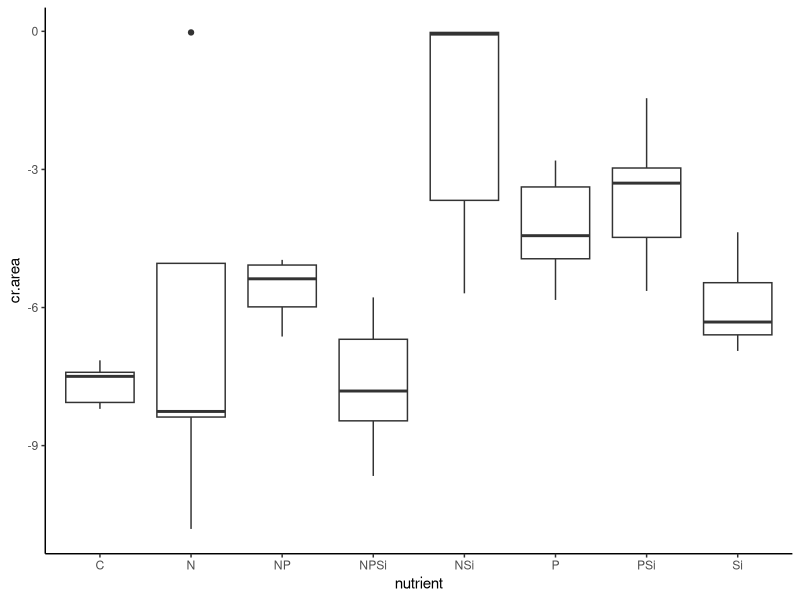
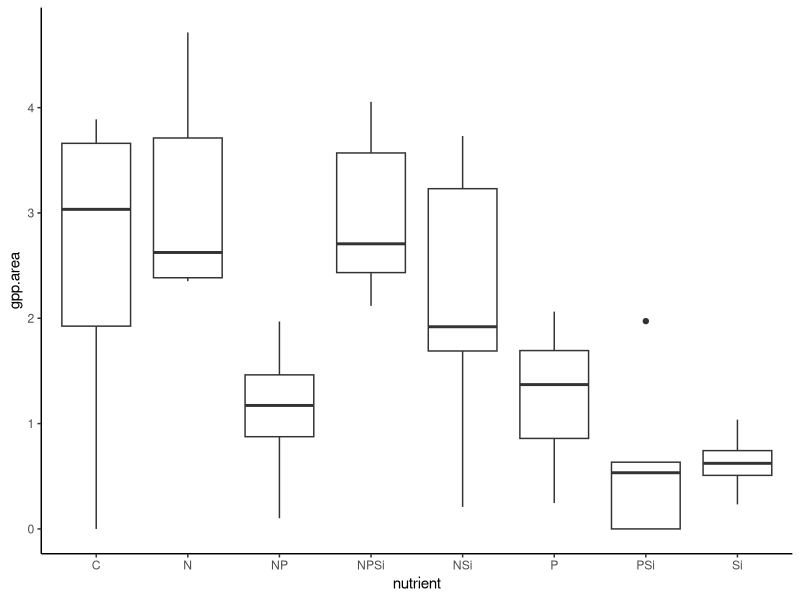
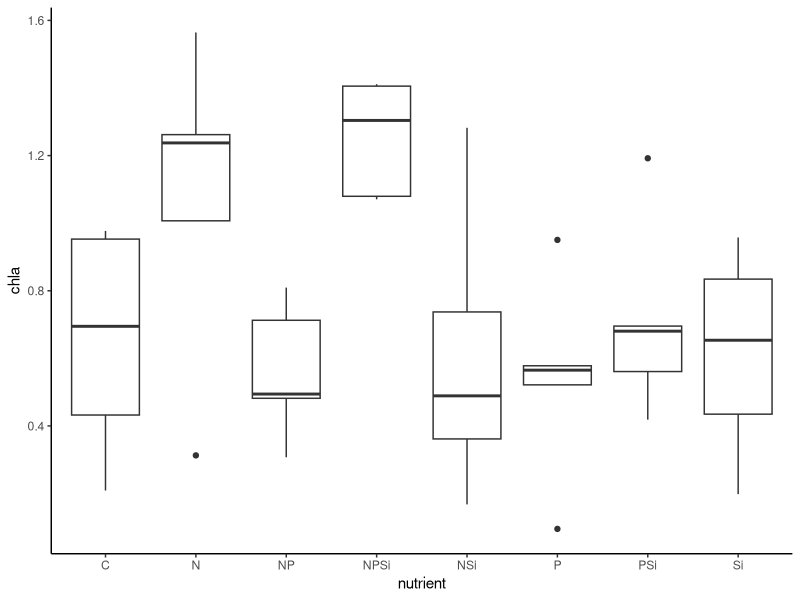
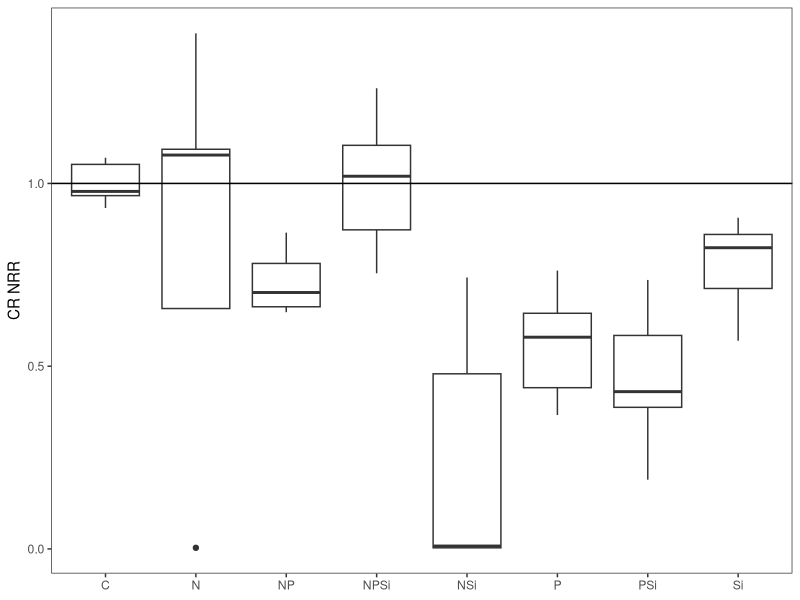
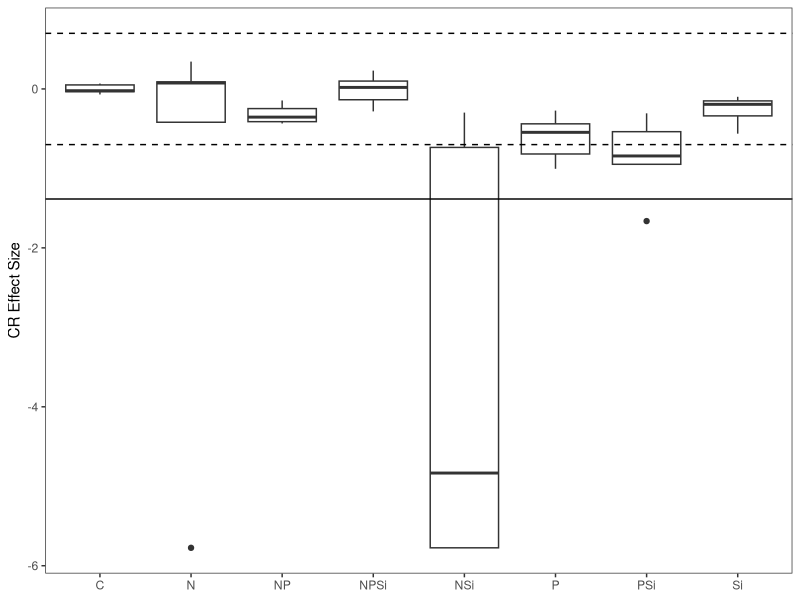
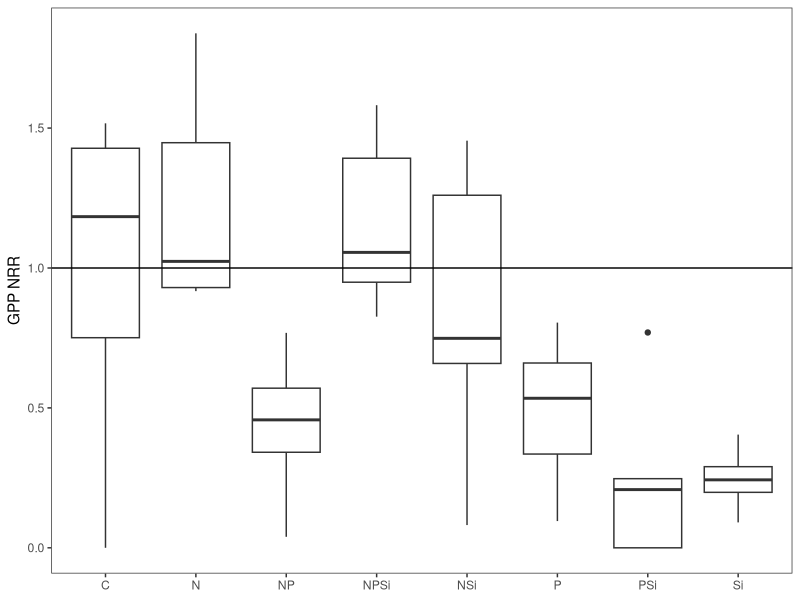
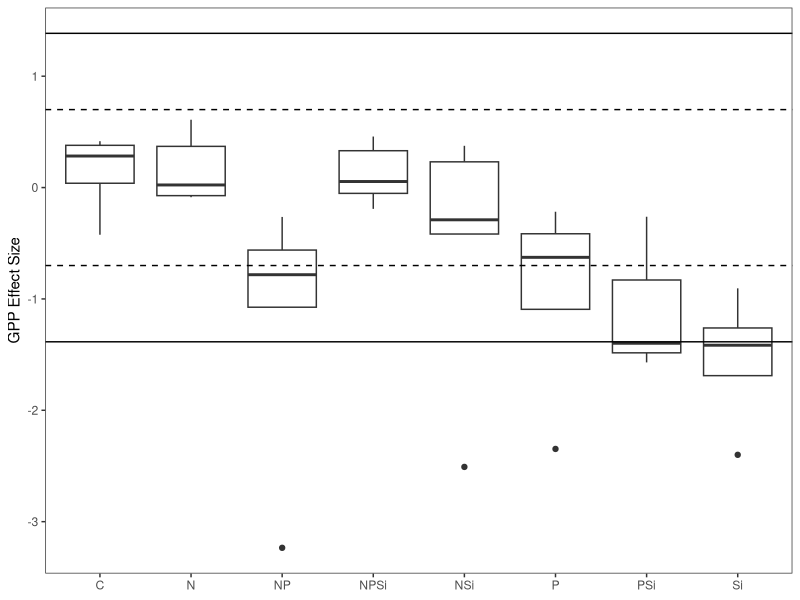
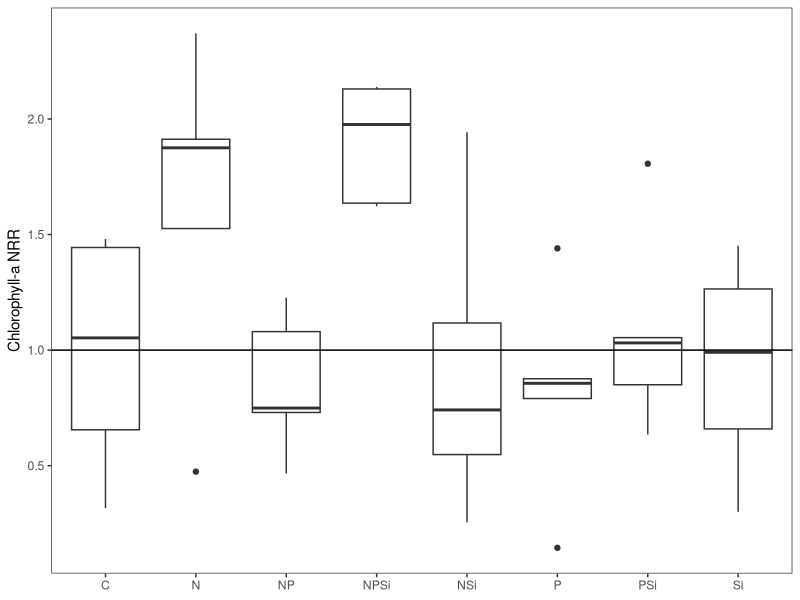

Source code (R) for these figures, in order: (Note: this script raises an error after producing the figures.)
#Author:  Clay Arango
#Creation date: 10-Feb-19
#Script to analyze NDS data from Summer 2018 WSB work with S. Roley and A. Alexiades

#packages
library(nlme)
library(nortest)
library(plyr)
library(dplyr)
library(multcomp)
library(MASS)
library(ggplot2)

#Load data
wenas_fall <- read.table(file="wen_fall.csv", header=T, sep=",")

#set variable
d = wenas_fall

#evaluate data to make sure factors are correct
names(d)
unique(d$nutrient) #control, N, NP, NPSi, NSi, P, PSi, Si
unique(d$N) #should be 0 and 1
unique(d$P) #should be 0 and 1
unique(d$Si) #should be 0 and 1
unique(d$top) #should be "sponge" and "glass"
#if need to change, use recode function below. 
d$top<-recode(d$top, "cellulose" ="sponge")
str(d)

#convert N and P vand Si alues (0 or 1 for absence or presence) to factors
d$N<-as.factor(d$N)
d$P<-as.factor(d$P)
d$Si<-as.factor(d$Si)
str(d)
d$chla.nrr<-NA

#subset data into gpp and cr response
d.cr = subset(d, top=="sponge", data=d)
d.gpp = subset(d, top=="glass", data=d)

#check distribution of controls and remove as needed before calculating NRR.
ggplot(d.cr, aes(x=nutrient, y=cr.area))+geom_boxplot() +theme_classic()
#check A5, others ok

#calculate nrr for cr
x<-ddply(d.cr, "nutrient", summarise, ave_cr = mean(cr.area, na.rm=T)) #changed to ddply b/c allows
#to specify by column name - I had a csv file with the relevant column in a different position.
x
d.cr$cr.nrr = d.cr$cr.area/-7.662895 #divide by control ave_cr
d.cr$gpp.nrr<-NA

#check distribution of controls and remove as needed before calculating NRR.
ggplot(d.gpp, aes(x=nutrient, y=gpp.area))+geom_boxplot() +theme_classic()
#ok
ggplot(d.gpp, aes(x=nutrient, y=chla))+geom_boxplot() +theme_classic()
#ok

#calculate nrr for gpp and chla
x<- ddply(d.gpp, "nutrient", summarise, ave_gpp = mean(gpp.area, na.rm=T), ave_chla = mean(chla, na.rm=T)) 
x
d.gpp$gpp.nrr = d.gpp$gpp.area/2.5640416 #divide by control ave_gpp
d.gpp$chla.nrr = d.gpp$chla/0.6598855 #divide by control ave_chla
d.gpp$cr.nrr<-NA

#combine files and export
d.cr$chla.nrr<-NA
d.nrr<-rbind(d.cr, d.gpp)
d.nrr$site_date<-"wenas_fall"
d.nrr$cr.es<-log(d.nrr$cr.nrr)
d.nrr$gpp.es<-log(d.nrr$gpp.nrr)
d.nrr$chla.es<-log(d.nrr$chla.nrr)
write.table(d.nrr, "wenas_fall_nrr.csv", sep=",", quote=F, row.names =F)

###############
#plots of NRR
##############
ggplot(data=d.cr, aes(x=nutrient, y=cr.nrr))+geom_boxplot()+theme_bw()+
  ylab("CR NRR")+geom_abline(slope = 0, intercept = 1)+
  theme(axis.title.x=element_blank(), panel.grid.minor=element_blank(), panel.grid.major=element_blank())
#inhibition of most; NPSi neutral

ggplot(data=subset(d.nrr, (top=="sponge")), aes(x=nutrient, y=cr.es))+geom_boxplot()+theme_bw()+
  ylab("CR Effect Size")+geom_hline(yintercept = 0.7, lty="dashed")+ geom_hline(yintercept = -0.7, lty="dashed")+
  theme(axis.title.x=element_blank(), panel.grid.minor=element_blank(), panel.grid.major=element_blank())+
  geom_hline(yintercept = -1.385)

ggplot(data=d.gpp, aes(x=nutrient, y=gpp.nrr))+geom_boxplot()+theme_bw()+
  ylab("GPP NRR")+geom_abline(slope = 0, intercept = 1)+
  theme(axis.title.x=element_blank(), panel.grid.minor=element_blank(), panel.grid.major=element_blank())
#inhibition of most; N neutral

ggplot(data=subset(d.nrr,top=="glass"), aes(x=nutrient, y=gpp.es))+geom_boxplot()+theme_bw()+
  ylab("GPP Effect Size")+geom_hline(yintercept = -0.7, lty="dashed")+geom_hline(yintercept = 0.7, lty="dashed")+
  geom_hline(yintercept = -1.385)+geom_hline(yintercept = 1.385)+
  theme(axis.title.x=element_blank(), panel.grid.minor=element_blank(), panel.grid.major=element_blank())

ggplot(data=d.gpp, aes(x=nutrient, y=chla.nrr))+geom_boxplot()+theme_bw()+
  ylab("Chlorophyll-a NRR")+geom_abline(slope = 0, intercept = 1)+
  theme(axis.title.x=element_blank(), panel.grid.minor=element_blank(), panel.grid.major=element_blank())
#limitation for N and NPSi; others neutral

ggplot(data=subset(d.nrr, (top=="glass")), aes(x=nutrient, y=chla.es))+geom_boxplot()+theme_bw()+
  ylab("Chla Effect Size")+ geom_hline(yintercept = 0.7, lty="dashed")+  geom_hline(yintercept = -1.385)+  
  geom_hline(yintercept = -0.7, lty="dashed")+ geom_hline(yintercept = 1.385)+
  theme(axis.title.x=element_blank(), panel.grid.minor=element_blank(), panel.grid.major=element_blank())

##########
#NRR Summary Files
#########

GPP_sum<-ddply(d.gpp, "nutrient", summarise, ave_nrr.gpp=mean(gpp.nrr, na.rm=T), sd_nrr.gpp=sd(gpp.nrr, na.rm=T), 
               se_nrr.gpp =(sd(gpp.nrr)/sqrt(sum(!is.na(gpp.nrr)))), 
               ci95_nrr.gpp = (1.96*(sd(gpp.nrr)/sqrt(sum(!is.na(gpp.nrr))))),
               ave_nrr.chla=mean(chla.nrr, na.rm=T), sd_nrr.chla=sd(chla.nrr, na.rm=T), 
               se_nrr.chla =(sd(chla.nrr)/sqrt(sum(!is.na(chla.nrr)))), 
               ci95_nrr.chla = (1.96*(sd(chla.nrr)/sqrt(sum(!is.na(chla.nrr))))))
CR_sum<-ddply(d.cr, "nutrient", summarise, ave_nrr.cr=mean(cr.nrr, na.rm=T), sd_nrr.cr=sd(cr.nrr, na.rm=T), 
              se_nrr.cr =(sd(cr.nrr)/sqrt(sum(!is.na(cr.nrr)))), 
              ci95_nrr.cr = (1.96*(sd(cr.nrr)/sqrt(sum(!is.na(cr.nrr))))))

#now combine into one and export
d.sum<-merge(GPP_sum, CR_sum, by="nutrient")
d.sum$site_date<-"reec_summer"
write.table(d.sum, "reec_summer_summ.csv",  sep=",", quote=F, row.names =F)

############################################################
#analyze RESPIRATION data
############################################################

M1<-gls(cr.area~N*P*Si, data=d.cr, na.action=na.omit)
E1<-residuals(M1)
qqnorm(E1)
qqline(E1)#ok except for 1 point
ad.test(E1)
   #residuals are normally distributed, p=0.1089
hist(E1)  
plot(M1)
#ok

plot(filter(d.cr, !is.na(cr.area)) %>% dplyr::select(nutrient), 
     E1, xlab="nutrient", ylab="Residuals")
bartlett.test(cr.area~nutrient, data=d.cr)
   #variance test not OK, we'll probably need to mess with this one. looks like one point in N

anova(M1)
  


x <- group_by(d.cr, nutrient) %>%  # Grouping function causes subsequent functions to aggregate by season and reach
  summarize(cr.mean = abs(mean(cr.area, na.rm = TRUE)), # na.rm = TRUE to remove missing values
            cr.sd=abs(sd(cr.area, na.rm = TRUE)),  # na.rm = TRUE to remove missing values
            n = sum(!is.na(cr.area)), # of observations, excluding NAs. 
            cr.se=cr.sd/sqrt(n))

ggplot(data=x, aes(x=nutrient, y=cr.mean)) + 
  geom_bar(stat="identity", position=position_dodge(), color = "black") + 
  geom_errorbar(aes(ymin=cr.mean, ymax=cr.mean+cr.se), width=0.2, 
                position=position_dodge(0.9)) + 
  xlab("Nutrient") +
  ylab(expression(Respiration~(ug~O[2]~m^{-2}~h^{-1}))) +
  ylim(0,20) +
  labs(fill="Light") +
  theme_bw() +
  theme(panel.grid.major=element_blank(),
        panel.grid.minor=element_blank(),
        legend.title=element_text(size=6),
        legend.key=element_blank(), 
        legend.position=c(0.5,0.95), 
        legend.text=element_text(size=8), 
        legend.background=element_blank(), 
        legend.direction="horizontal", 
        legend.key.size=unit(0.3, "cm"), 
        axis.title.y=element_text(size=8), 
        axis.title.x=element_text(size=8), 
        axis.text.x=element_text(size=8))

#ggsave('output/figures/Ring_summer.tiff',
#       units="in",
#       width=3.25,
#       height=3.25,
#       dpi=1200,
#       compression="lzw")

############################################################
#analyze the PRODUCTION data
############################################################

M1<-gls(gpp.area~N*P*Si, data=d.gpp, na.action=na.omit) 
E1<-residuals(M1)
qqnorm(E1)
qqline(E1)
ad.test(E1)
   #residuals are OK

hist(E1, xlab="residuals", main="")
plot(M1)

plot(filter(d.gpp, !is.na(gpp.area)) %>% dplyr::select(nutrient), 
     E1, xlab="nutrient", ylab="Residuals")
bartlett.test(gpp.area~nutrient, data=d.gpp)
   #ok

anova(M1)
  
x <- group_by(d.gpp, nutrient) %>%  # Grouping function causes subsequent functions to aggregate by season and reach
  summarize(gpp.mean = abs(mean(gpp.area, na.rm = TRUE)), # na.rm = TRUE to remove missing values
            gpp.sd=abs(sd(gpp.area, na.rm = TRUE)),  # na.rm = TRUE to remove missing values
            n = sum(!is.na(gpp.area)), # of observations, excluding NAs. 
            gpp.se=gpp.sd/sqrt(n))

ggplot(data=x, aes(x=nutrient, y=gpp.mean)) + 
  geom_bar(stat="identity", position=position_dodge(), color = "black") + 
  geom_errorbar(aes(ymin=gpp.mean, ymax=gpp.mean+gpp.se), width=0.2, 
                position=position_dodge(0.9)) + 
  xlab("Nutrient") +
  ylab(expression(Production~(ug~O[2]~m^{-2}~h^{-1}))) +
  labs(fill="Light") +
  theme_bw() +
  theme(panel.grid.major=element_blank(),
        panel.grid.minor=element_blank(), 
        legend.title=element_text(size=6), 
        legend.key=element_blank(),  
        legend.position=c(0.5,0.95),  
        legend.text=element_text(size=8),  
        legend.background=element_blank(),  
        legend.direction="horizontal",  
        legend.key.size=unit(0.3, "cm"),  
        axis.title.y=element_text(size=8),  
        axis.title.x=element_text(size=8),  
        axis.text.x=element_text(size=8))

#ggsave('output/figures/gppByNutrient.tiff',
#       units="in",
#       width=3.25,
#       height=3.25,
#       dpi=1200,
#       compression="lzw")


############################################################
#analyze the CHL-A biomass on disks
############################################################
M1<-gls(chla~N*P*Si, data=d.gpp, na.action=na.omit) 
E1<-residuals(M1)
qqnorm(E1)
qqline(E1)
ad.test(E1)
#ok

hist(E1, xlab="residuals", main="")
plot(M1)

plot(filter(d.gpp, !is.na(chla)) %>% dplyr::select(nutrient), 
     E1, xlab="nutrient", ylab="Residuals")
bartlett.test(gpp.area~nutrient, data=d.gpp)
#ok

anova(M1)
